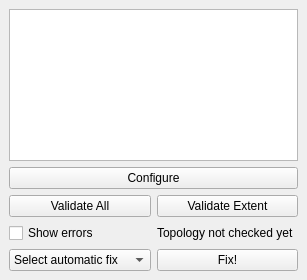
<?xml version="1.0" encoding="UTF-8"?>
<ui version="4.0">
 <class>checkDock</class>
 <widget class="QDockWidget" name="checkDock">
  <property name="geometry">
   <rect>
    <x>0</x>
    <y>0</y>
    <width>307</width>
    <height>280</height>
   </rect>
  </property>
  <property name="windowTitle">
   <string>Topology Checker</string>
  </property>
  <widget class="QWidget" name="dockWidgetContents">
   <layout class="QGridLayout" name="gridLayout_2">
    <item row="0" column="0">
     <layout class="QHBoxLayout" name="horizontalLayout">
      <item>
       <widget class="QTableView" name="mErrorTableView"/>
      </item>
     </layout>
    </item>
    <item row="1" column="0">
     <layout class="QHBoxLayout" name="horizontalLayout_4">
      <item>
       <widget class="QPushButton" name="mConfigureButton">
        <property name="text">
         <string>Configure</string>
        </property>
       </widget>
      </item>
     </layout>
    </item>
    <item row="2" column="0">
     <layout class="QHBoxLayout" name="horizontalLayout_3">
      <item>
       <widget class="QPushButton" name="mValidateAllButton">
        <property name="text">
         <string>Validate All</string>
        </property>
       </widget>
      </item>
      <item>
       <widget class="QPushButton" name="mValidateExtentButton">
        <property name="text">
         <string>Validate Extent</string>
        </property>
       </widget>
      </item>
     </layout>
    </item>
    <item row="3" column="0">
     <layout class="QHBoxLayout" name="horizontalLayout_5">
      <item>
       <widget class="QCheckBox" name="mToggleRubberband">
        <property name="toolTip">
         <string>Show topology errors</string>
        </property>
        <property name="text">
         <string>Show errors</string>
        </property>
        <property name="checked">
         <bool>false</bool>
        </property>
       </widget>
      </item>
      <item>
       <widget class="QLabel" name="mComment">
        <property name="text">
         <string>Topology not checked yet</string>
        </property>
       </widget>
      </item>
     </layout>
    </item>
    <item row="4" column="0">
     <layout class="QGridLayout" name="gridLayout">
      <item row="0" column="0">
       <widget class="QComboBox" name="mFixBox">
        <item>
         <property name="text">
          <string>Select automatic fix</string>
         </property>
        </item>
       </widget>
      </item>
      <item row="0" column="1">
       <widget class="QPushButton" name="mFixButton">
        <property name="text">
         <string>Fix!</string>
        </property>
       </widget>
      </item>
     </layout>
    </item>
   </layout>
  </widget>
 </widget>
 <resources/>
 <connections/>
</ui>
